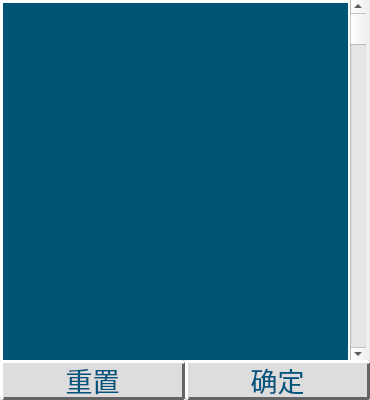
<?xml version="1.0" encoding="UTF-8"?>
<ui version="4.0">
 <class>ProjectSelect</class>
 <widget class="QWidget" name="ProjectSelect">
  <property name="geometry">
   <rect>
    <x>0</x>
    <y>0</y>
    <width>370</width>
    <height>400</height>
   </rect>
  </property>
  <property name="windowTitle">
   <string>Form</string>
  </property>
  <property name="styleSheet">
   <string notr="true"/>
  </property>
  <layout class="QGridLayout" name="gridLayout">
   <property name="leftMargin">
    <number>0</number>
   </property>
   <property name="topMargin">
    <number>0</number>
   </property>
   <property name="rightMargin">
    <number>0</number>
   </property>
   <property name="bottomMargin">
    <number>0</number>
   </property>
   <property name="spacing">
    <number>0</number>
   </property>
   <item row="2" column="0">
    <widget class="QWidget" name="widget_2" native="true">
     <property name="minimumSize">
      <size>
       <width>0</width>
       <height>40</height>
      </size>
     </property>
     <property name="maximumSize">
      <size>
       <width>16777215</width>
       <height>40</height>
      </size>
     </property>
     <widget class="QPushButton" name="btn1">
      <property name="geometry">
       <rect>
        <x>0</x>
        <y>0</y>
        <width>185</width>
        <height>40</height>
       </rect>
      </property>
      <property name="minimumSize">
       <size>
        <width>0</width>
        <height>0</height>
       </size>
      </property>
      <property name="maximumSize">
       <size>
        <width>16777215</width>
        <height>16777215</height>
       </size>
      </property>
      <property name="font">
       <font>
        <family>华光大标宋_CNKI</family>
        <pointsize>20</pointsize>
        <weight>50</weight>
        <bold>false</bold>
       </font>
      </property>
      <property name="styleSheet">
       <string notr="true">QPushButton{
color: rgb(0, 85, 127);
background:#DDDDDD; 
border-right:3px solid #646464; 
border-bottom:3px solid #646464;
border-left:3px solid #FFFFFF;
border-top:3px solid #FFFFFF; 
border-radius:3px;
}                

QPushButton:pressed{
background:#DDDDDD; 
border-right:2px solid #FFFFFF; 
border-bottom:2px solid #FFFFFF;
border-left:2px solid #646464;
border-top:2px solid #646464; 
border-radius:2px;
}

QPushButton:checked {
background:#bbbbbb; 
border-right:4px solid #FFFFFF; 
border-bottom:4px solid #FFFFFF;
border-left:4px solid #646464;
border-top:4px solid #646464; 
border-radius:4px;
}</string>
      </property>
      <property name="text">
       <string>重置</string>
      </property>
     </widget>
     <widget class="QPushButton" name="btn2">
      <property name="geometry">
       <rect>
        <x>185</x>
        <y>0</y>
        <width>185</width>
        <height>40</height>
       </rect>
      </property>
      <property name="minimumSize">
       <size>
        <width>0</width>
        <height>0</height>
       </size>
      </property>
      <property name="maximumSize">
       <size>
        <width>16777215</width>
        <height>16777215</height>
       </size>
      </property>
      <property name="font">
       <font>
        <family>华光大标宋_CNKI</family>
        <pointsize>20</pointsize>
        <weight>50</weight>
        <bold>false</bold>
       </font>
      </property>
      <property name="styleSheet">
       <string notr="true">QPushButton{
color: rgb(0, 85, 127);
background:#DDDDDD; 
border-right:3px solid #646464; 
border-bottom:3px solid #646464;
border-left:3px solid #FFFFFF;
border-top:3px solid #FFFFFF; 
border-radius:3px;
}                

QPushButton:pressed{
background:#DDDDDD; 
border-right:2px solid #FFFFFF; 
border-bottom:2px solid #FFFFFF;
border-left:2px solid #646464;
border-top:2px solid #646464; 
border-radius:2px;
}

QPushButton:checked {
background:#bbbbbb; 
border-right:4px solid #FFFFFF; 
border-bottom:4px solid #FFFFFF;
border-left:4px solid #646464;
border-top:4px solid #646464; 
border-radius:4px;
}</string>
      </property>
      <property name="text">
       <string>确定</string>
      </property>
     </widget>
    </widget>
   </item>
   <item row="1" column="0">
    <widget class="popupwidget" name="prowidget" native="true">
     <property name="font">
      <font>
       <weight>75</weight>
       <bold>true</bold>
      </font>
     </property>
     <property name="styleSheet">
      <string notr="true">QPushButton
{
border:none;
color: rgb(255, 255, 255);
text-align: left;
background-image: url(:/res/account/uncheckedwhite.png);
    background-position: left;
background-origin: content;
 background-repeat: no-repeat;
	font: 16pt &quot;黑体&quot;;
}
QPushButton:checked
{
background-image: url(:/res/account/checkedbluue.png);
	color: rgb(54, 192, 254);
background-origin: content;
    background-position: left;
    background-repeat: no-repeat;
    padding-right:5px;
text-align: left;
	font: 16pt &quot;黑体&quot;;
}
</string>
     </property>
     <widget class="QWidget" name="btnwidget" native="true">
      <property name="geometry">
       <rect>
        <x>0</x>
        <y>0</y>
        <width>351</width>
        <height>461</height>
       </rect>
      </property>
      <property name="styleSheet">
       <string notr="true">#btnwidget
{
border-style:solid;
border-width:3px;
border-radius:0px;
border-color: rgb(255, 255, 255);
background-color: rgb(0, 85, 117);
border-color: qradialgradient(spread:repeat, cx:0.494, cy:0.5, radius:0.719458, fx:0.49435, fy:0.278409, stop:0 rgba(255, 255, 255, 255), stop:1 rgba(255, 255, 255, 255));
}</string>
      </property>
     </widget>
     <widget class="QScrollBar" name="verticalScrollBar">
      <property name="geometry">
       <rect>
        <x>350</x>
        <y>0</y>
        <width>16</width>
        <height>361</height>
       </rect>
      </property>
      <property name="orientation">
       <enum>Qt::Vertical</enum>
      </property>
     </widget>
    </widget>
   </item>
  </layout>
 </widget>
 <customwidgets>
  <customwidget>
   <class>popupwidget</class>
   <extends>QWidget</extends>
   <header location="global">custom/popupwidget.h</header>
   <container>1</container>
  </customwidget>
 </customwidgets>
 <resources/>
 <connections>
  <connection>
   <sender>btn2</sender>
   <signal>clicked()</signal>
   <receiver>ProjectSelect</receiver>
   <slot>close()</slot>
   <hints>
    <hint type="sourcelabel">
     <x>303</x>
     <y>485</y>
    </hint>
    <hint type="destinationlabel">
     <x>410</x>
     <y>586</y>
    </hint>
   </hints>
  </connection>
 </connections>
</ui>
